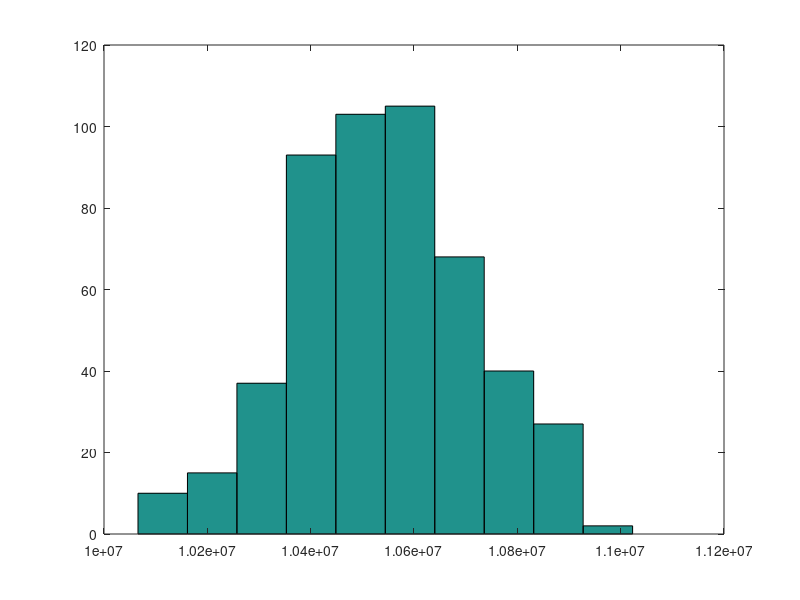

Recreate this plot in MATLAB.
clc;
close all;
clear;
k_spp =  1.0541e+07;
k = k_spp + (0.016*k_spp).*randn(1,500);
fid = fopen('Gaussian_k.txt', 'wt');
fprintf(fid, '%f\n', k);
fclose(fid);
hist(k);